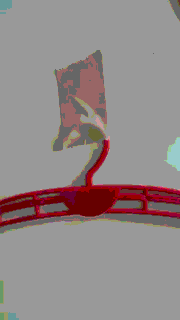
#> input picture images/hanger001_color_group.png, 180 x 320 px, found by its file name
$ python findimage_pixelchange.py
#> lines starting #> are read from the running program, lines starting #| are printed output that depends on the picture


from PIL import Image
import re

import os, sys


directory = "videos/hanger/"
im1file = "hanger001_color_group"
im2file = "hanger002_color_group"

# directory is specified but does not contain /
if directory != "" and directory[-1] != ('/'):
   directory +='/'


im1 = Image.open("images/" + directory + im1file + ".png" )
#> im1 is the input picture: PIL image 180x320 RGB; mean R, G, B 146.7, 136.2, 136.3
im1pxls = im1.getdata()
im1width, im1height = im1.size
#> im1width = 180; im1height = 320

im2 = Image.open("images/" + directory + im2file + ".png" )
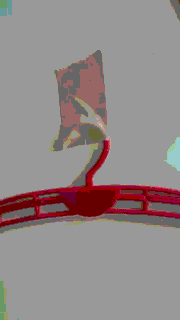
#> input picture images/hanger002_color_group.png, 180 x 320 px, found by its file name
#> im2 is the input picture: PIL image 180x320 RGB; mean R, G, B 146.9, 136.3, 136.3
im2pxls = im2.getdata()
im2width, im2height = im2.size
#> im2width = 180; im2height = 320


print("im1width " + str(im1width) + " im1height " + str(im1height) )
#| im1width 180 im1height 320

pxlch_im = Image.new('RGB', (im1width,im1height))
#> pxlch_im: PIL image 180x320 RGB; every value is 0

newdata = []


debug = False


#image_size[0] is image width
for y in range(im1height):
  print("y is " + str(y))


  for x in range(im1width):

    #getting pixel index value.
    pixel_index =  ( y * im1width ) + x

    if im1pxls[pixel_index] != im2pxls[pixel_index] and ( im1pxls[pixel_index] != (255, 255, 255) and im2pxls[pixel_index] != (255, 255, 255) ) :
       print("current pixel changed! which is located at x " + str(x) )
       print(im2pxls[pixel_index])

       newdata.append( im2pxls[pixel_index] )

    else:
       newdata.append( (255, 255, 255) )

  if debug == True:
       break

  if debug == True:
       break
#> this loop made 320 passes
#> (printed output is left out)
#> after the loop, newdata = 57600 items


pxlch_im.putdata (newdata)
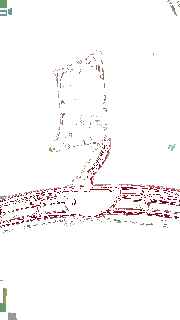
#> pxlch_im: PIL image 180x320 RGB; mean R, G, B 250.4, 248.1, 248.2
pxlch_im.save ("images/" + directory + "diff12result2.png")
